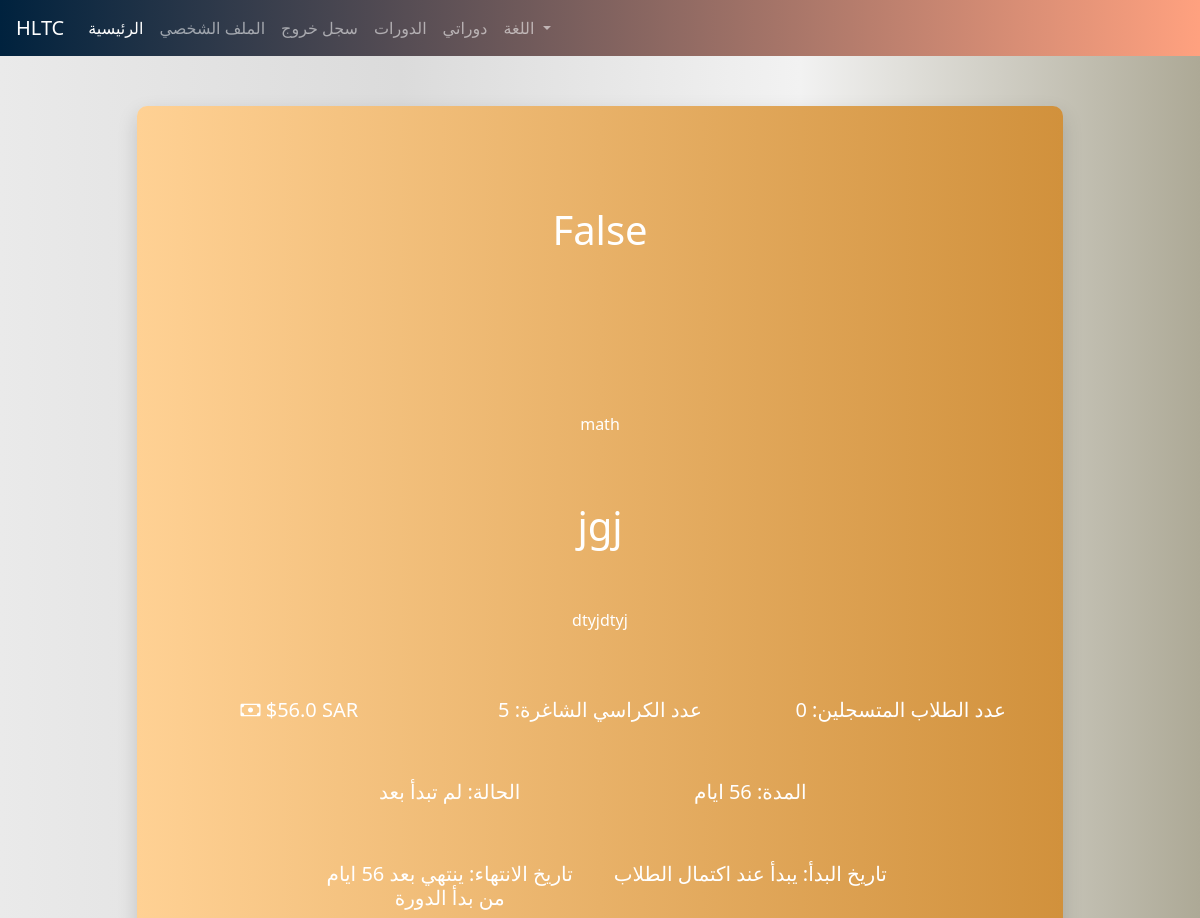
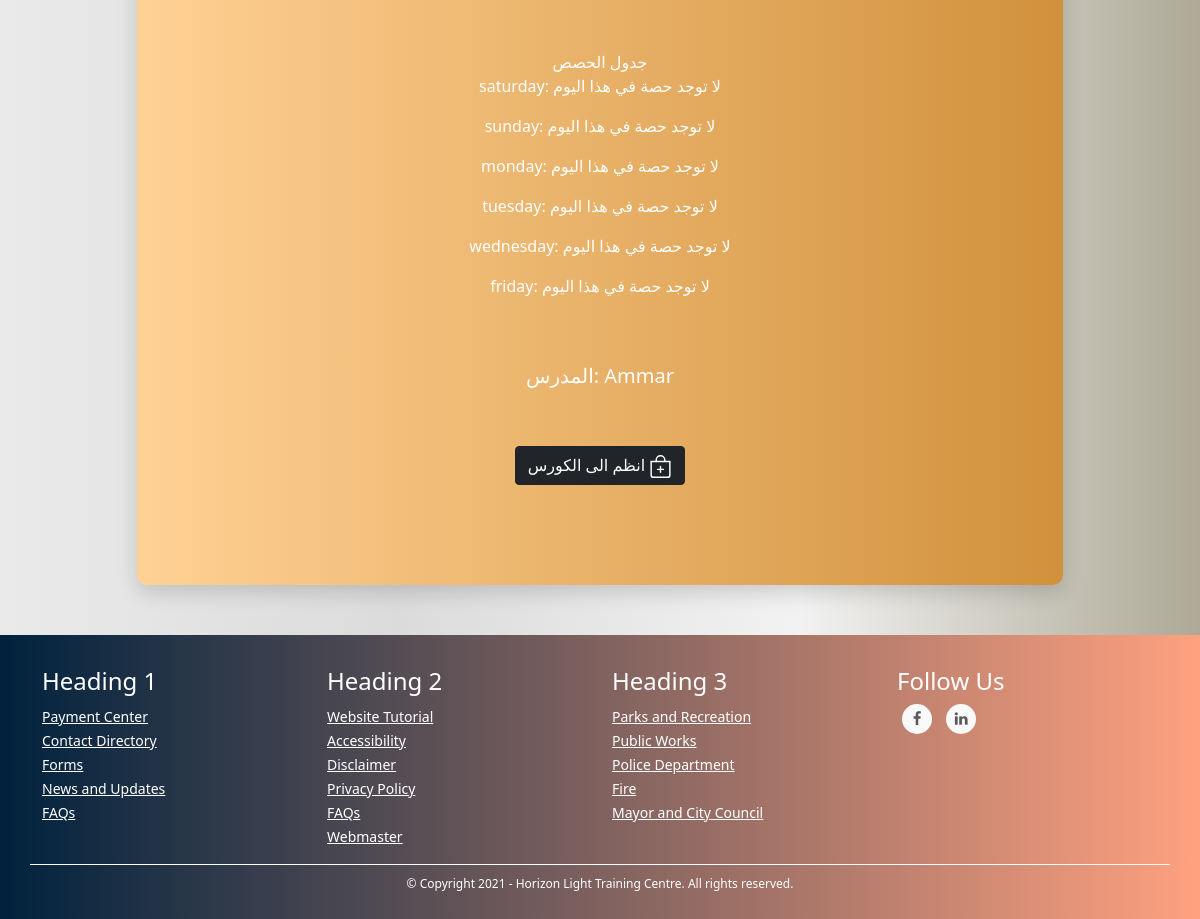
/courses/1 (signed in), run on the app's committed database (2 pictures, top to bottom).
### TUTOR/models.py (models this page shows, shortened)
class CourseModel(db.Model):
    id = db.Column(db.Integer, primary_key=True)
    name = db.Column(db.String(130), nullable=False)
    description = db.Column(db.String(1000), nullable=False)
    subject = db.Column(db.String(), nullable=False)
    price = db.Column(db.Integer, nullable=False)
    min_students = db.Column(db.Integer, nullable=False)
    max_students = db.Column(db.Integer, nullable=False)
    currency = db.Column(db.String(3), nullable=False)
    began = db.Column(db.Boolean, nullable=False, default=False)
    ended = db.Column(db.Boolean, nullable=False, default=False)
    course_type = db.Column(db.Integer, nullable=False) # 1 for start when min number # 2 for start with min and date
    _period = db.Column(db.Integer, nullable=True) # days
    _start_date = db.Column(db.DateTime, nullable=True)
    _end_date = db.Column(db.DateTime, nullable=True)
    links = db.Column(db.String(), nullable=False) # {"zoom": "link", ....}
    weekly_time_table_json  = db.Column(db.String(1000), nullable=False) # {"saturday": {"from": ..., "to": ...}, ...}
    _state = db.Column(db.String(), nullable=False, default=json.dumps({"state_code": 1, "state_string": "لم تبدأ بعد", "allowed_actions": ["join", "view", "start", "cancel"]})) # {"state_code": 2, "state_string": "قائم", "allowed_actions": ["view", "end"]} {"state_code": 3, "state_string": "انتهى", "allowed_actions": ["delete"]} {"state_code": 4, "state_string": "ملغي", "allowed_actions": ["delete"]}
    number_of_students_paid = db.Column(db.Integer, nullable=False, default=0)
    have_sent_first_payment_emails = db.Column(db.Boolean, nullable=False, default=False)
    created_by_admin = db.Column(db.Boolean, nullable=False)
    creation_date = db.Column(db.DateTime, nullable=False, default=datetime.utcnow)
    payment_model = db.relationship('PaymentModel', backref='course', uselist=False)
    tutor_data_model_id = db.Column(db.Integer, db.ForeignKey('tutor_data_model.id'),
        nullable=False)
    @property
    def period(self):
        if not self._period:
            return int((datetime.date(self._end_date) - datetime.date(self._start_date)).days)
        else:
            return self._period
    def price_for_student(self, student):
        discount_percentage = run_discount_checks(student, self)
        finale_price = self.price - ((self.price * discount_percentage) / 100)
        return finale_price
    def has_discount_for_student(self, student):
        discount_price = self.price_for_student(student)
        return True if discount_price != self.price else False
    @property
    def weekly_time_table(self):
        return json.loads(self.weekly_time_table_json)
    @property
    def start_date(self):
        return "يبدأ عند اكتمال الطلاب" if self._start_date == None else datetime.date(self._start_date)
    @property
    def end_date(self):
        return f"ينتهي بعد {self.period} ايام من بدأ الدورة" if self._end_date == None else datetime.date(self._end_date)
    @property
    def number_of_participants(self):
        return len(self.students)
    @property
    def empty_seats(self):
        return self.max_students - self.number_of_participants
    @property
    def state(self): # hold the course's state for example (is it runnung or hasn't began yet...) this helps with determaning what to do with the couse next for example (if it's running we should look into if it should end)
        return json.loads(self._state)
    @staticmethod
    def is_allowed_to_control_course(course, user):
        user_type = user.user_type
        if not user_type == "student":
            allow_tutors_edit_course_setting = SiteSettingsModel.instance().allow_tutors_to_edit_courses["setting_value"]
            if user_type == "tutor":
                if not allow_tutors_edit_course_setting:
                    return False
                else:
                    if user == course.tutor.user:
                        return True
                    else:
                        return False
            else:
                return True
        else:
            return False
    def start(self):
        self.began = True
        self._state = json.dumps({"state_code": 2, "state_string": "قائم", "allowed_actions": ["view", "end"]})
        if self.course_type == 1:
            now = datetime.date(datetime.utcnow())
            self._start_date = now
            self._end_date = now + timedelta(days=self.period)
        db.session.commit()
        for sdm in self.students: # the paymetn is when a student joins not when the course begins bcz the course wont begin if students didn't pay
            send_student_course_start_email(sdm.user, self)
        send_tutor_course_start_email(self.tutor.user, self)
        return True
    def end(self):
        self.ended = True
        self._state = json.dumps({"state_code": 3, "state_string": "انتهى", "allowed_actions": ["delete"]})
        db.session.commit()
        for sdm in self.students:
            send_student_course_ended_email(sdm.user, self)
        send_tutor_course_ended_email(self.tutor.user, self)
        return True
    def cancel(self):
        self._state = json.dumps({"state_code": 4, "state_string": "ملغي", "allowed_actions": ["delete"]})
        db.session.commit()
        self.payment_model.refund_all()
        for sdm in self.students:
            send_student_course_canceled_email(sdm.user, self)
        send_tutor_course_canceled_email(self.tutor.user, self)
    def can_join(self, student):
        if self.joinable:
            if not self.has_student(student):
                if len(self.students) < self.max_students:
                    if student.user.is_confirmed:
                        return True
        return False
    def has_student(self, student):
        return True if self in student.courses else False
    @property
    def joinable(self):
        return True if "join" in self.state["allowed_actions"] else False

class UserModel(db.Model, UserMixin):
    id = db.Column(db.Integer, primary_key=True)
    first_name = db.Column(db.String(128), nullable=False)
    last_name = db.Column(db.String(128), nullable=False)
    username = db.Column(db.String(20), unique=True, nullable=False)
    email = db.Column(db.String(256), unique=True, nullable=False)
    password = db.Column(db.String(255), nullable=False)
    user_type = db.Column(db.String(30), nullable=False)
    _gender = db.Column(db.Boolean, nullable=False, default=True)
    email_confirmation_code = db.Column(db.String(5), nullable=True)
    is_confirmed = db.Column(db.Boolean, nullable=False, default=False)
    creation_date = db.Column(db.DateTime, nullable=False, default=datetime.utcnow)
    admin_data_model = db.relationship('AdminDataModel', backref='user', uselist=False)
    tutor_data_model = db.relationship('TutorDataModel', backref='user', uselist=False)
    student_data_model = db.relationship('StudentDataModel', backref='user', uselist=False)

### TUTOR/COURSES/routes.py (the view)
@courses_blueprint.route("/courses/<course_id>")
@login_required([])
def course(course_id):
    course = CourseModel.query.get(course_id)
    is_allowed = CourseModel.is_allowed_to_control_course(course, current_user)
    user_type = current_user.user_type
    if user_type == "student":
        return render_template("students/course.html", course=course, is_allowed=is_allowed)
    elif user_type == "tutor":
        return render_template("tutors/course.html", course=course, is_allowed=is_allowed)
    elif user_type in ADMIN_TYPES:
        return render_template("admins/course.html", course=course, is_allowed=is_allowed)

### TUTOR/COURSES/routes.py (called while the page is built)
@courses_blueprint.context_processor
def utility_processor():
    return dict(get_language_text=LngObj.get_language_text, get_current_page_language_list=LngObj.get_current_page_language_list, languages=LANGUAGES, admin_types=ADMIN_TYPES, settings=SiteSettingsModel.instance())

### TUTOR/models.py (called while the page is built)
@login_manager.user_loader
def load_user(user_id):
    return UserModel.query.get(int(user_id))

    @classmethod
    def instance(cls):
        return cls.query.get(1)

### TUTOR/utils/discount_scripts.py (called while the page is built)
def discount_multicourses(student, course):
    return 0

def run_discount_checks(student, course):
    percentages_list = []
    for check in discount_checks_funcs:
        percentages_list.append(check(student, course))
    highest_discount = max(percentages_list)
    return highest_discount

### TUTOR/utils/utils.py (called while the page is built)
def login_required(roles=[]):
	def wrapper(fn):
		@wraps(fn)
		def decorated_view(*args, **kwargs):
			if request.method in EXEMPT_METHODS:
				return fn(*args, **kwargs)
			elif current_app.login_manager._login_disabled:
				return fn(*args, **kwargs)
			elif not current_user.is_authenticated:
				return current_app.login_manager.unauthorized()
			role = current_user.user_type
			if ( (role not in roles) and (roles != []) ):
				return current_app.login_manager.unauthorized()
			return fn(*args, **kwargs)
		return decorated_view
	return wrapper

### TUTOR/templates/students/course.html (shortened to what this page needs)
{% extends "template.html" %}
{% block content %}
    <link rel="stylesheet" href="{{ url_for('static', filename='css/course.css') }}">
    <link rel="stylesheet" href="https://cdn.jsdelivr.net/npm/bootstrap-icons@1.3.0/font/bootstrap-icons.css">
    <div class="container parent-cont">
    <div class="row justify-content-center parent-row">
    <div class="col-sm-10 parent-col">
    <div class="container my-cont">
        <div class="row justify-content-center my-row">
            <div class="col my-col">
                <h1 id="heights-elemnt">{{is_allowed}}</h1>
            </div>
        </div>
        <div class="row justify-content-center my-row">
            <div class="col my-col">
                <p id="heights-elemnt">{{course.subject}}</p>
            </div>
        </div>
        <div class="row justify-content-center my-row">
            <div class="col my-col">
                <h1>{{course.name}}</h1>
            </div>
        </div>
        <div class="row justify-content-center my-row">
            <div class="col my-col">
                <p>{{ course.description }}</p>
            </div>
        </div>
        <div class="row justify-content-center my-row">
            <div class="col-4 my-col">
                <h5><i class="bi bi-cash"></i> ${{ course.price_for_student(current_user.student_data_mode) }} {{ course.currency }}</h5>
            </div>
            <div class="col-4 my-col">
                <h5>عدد الكراسي الشاغرة: {{ course.empty_seats }}</h5>
            </div>
            <div class="col-4 my-col">
                <h5>عدد الطلاب المتسجلين: {{ course.number_of_participants }}</h5>
            </div>
        </div>
        <div class="row justify-content-center my-row">
            <div class="col-4 my-col">
                <h5>الحالة: {{ course.state.state_string }}</h5>
            </div>
            <div class="col-4 my-col">
                <h5>المدة: {{ course.period }} ايام</h5>
            </div>
        </div>
        <div class="row justify-content-center my-row">
            <div class="col-4 my-col">
                <h5>تاريخ الانتهاء: {{ course.end_date }}</h5>
            </div>
            <div class="col-4 my-col">
                <h5>تاريخ البدأ: {{ course.start_date }}</h5>
            </div>
        </div>
        <div class="row justify-content-center my-row">
            جدول الحصص
            {% for day, time_obj in course.weekly_time_table.items() %}
                {% if time_obj.from != "None" and time_obj.to != "None" %}
                    <div class="col-12 my-col">
                        <p>{{ day }}: from {{ time_obj.from }} to {{ time_obj.to }}</p>
                    </div>
                {% else %}
                    <div class="col-12 my-col">
                        <p>{{ day }}: لا توجد حصة في هذا اليوم</p>
                    </div>
                {% endif %}
            {% endfor %}
        </div>
        <div class="row justify-content-center my-row">
            <div class="col-4 my-col">
                <h5>المدرس: {{ course.tutor.user.first_name }}</h5>
            </div>
        </div>
        <div class="row justify-content-center my-row">
            <div class="col my-col">
        {% if course.can_join(current_user.student_data_model) %}
            <a href="{{ url_for('students_blueprint.join_course', course_id=course.id) }}"><button type="button" class="btn btn-dark settings-button">انظم الى الكورس </button></a>
        {% endif %}
            </div>
        </div>
    </div>
</div>
</div>
</div>
{% endblock %}

### TUTOR/static/css/global.css (style rules this page uses)
body { background: #ADA996; background: -webkit-linear-gradient(to right, #EAEAEA, #DBDBDB, #F2F2F2, #ADA996); background: linear-gradient(to right, #EAEAEA, #DBDBDB, #F2F2F2, #ADA996); }

### TUTOR/static/css/course.css (style rules this page uses)
.my-cont { border-radius: 10px; -webkit-box-shadow: 0px 8px 20px 0px rgba(0, 0, 0, 0.15); -moz-box-shadow: 0px 8px 20px 0px rgba(0, 0, 0, 0.15); box-shadow: 0px 8px 20px 0px rgba(0, 0, 0, 0.15); background: #D1913C; background: -webkit-linear-gradient(to right, #FFD194, #D1913C); background: linear-gradient(to right, #FFD194, #D1913C); color: white; }
.my-row { margin-top: 50px; margin-bottom: 50px; }
.my-col { text-align: center; }
#heights-elemnt { margin-top: 100px; }
.settings-button { margin-bottom: 100px; }

### data on the page
CourseModel: subject "math", name "jgj", description "dtyjdtyj", price_for_student "56.0", currency "SAR", empty_seats "5", state.state_string "لم تبدأ بعد", end_date "ينتهي بعد 56 ايام من بدأ الدورة", start_date "يبدأ عند اكتمال الطلاب"
UserModel: tutor.user.first_name "Ammar"

### other printed values
{{ is_allowed }} "False"
{{ course.number_of_participants }} "0"
{{ day }} "saturday" "sunday" "monday" "tuesday" "wednesday" "friday"
